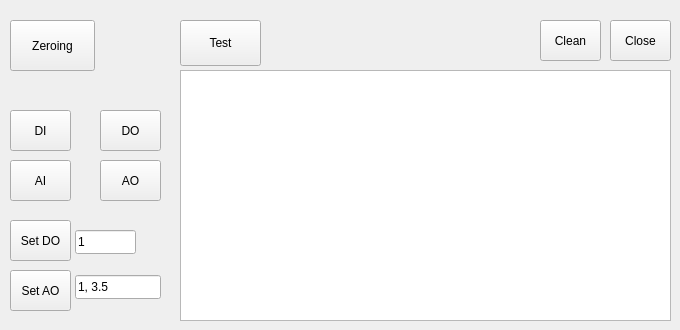
<?xml version="1.0" encoding="UTF-8"?>
<ui version="4.0">
 <class>FormMain</class>
 <widget class="QWidget" name="FormMain">
  <property name="geometry">
   <rect>
    <x>0</x>
    <y>0</y>
    <width>680</width>
    <height>330</height>
   </rect>
  </property>
  <property name="windowTitle">
   <string>Form</string>
  </property>
  <widget class="QPushButton" name="btnTest">
   <property name="geometry">
    <rect>
     <x>180</x>
     <y>20</y>
     <width>81</width>
     <height>46</height>
    </rect>
   </property>
   <property name="text">
    <string>Test</string>
   </property>
  </widget>
  <widget class="QPushButton" name="btnDI">
   <property name="geometry">
    <rect>
     <x>10</x>
     <y>110</y>
     <width>61</width>
     <height>41</height>
    </rect>
   </property>
   <property name="text">
    <string>DI</string>
   </property>
  </widget>
  <widget class="QPushButton" name="btnDOSet">
   <property name="geometry">
    <rect>
     <x>10</x>
     <y>220</y>
     <width>61</width>
     <height>41</height>
    </rect>
   </property>
   <property name="text">
    <string>Set DO</string>
   </property>
  </widget>
  <widget class="QPushButton" name="btnDO">
   <property name="geometry">
    <rect>
     <x>100</x>
     <y>110</y>
     <width>61</width>
     <height>41</height>
    </rect>
   </property>
   <property name="text">
    <string>DO</string>
   </property>
  </widget>
  <widget class="QPushButton" name="btnAI">
   <property name="geometry">
    <rect>
     <x>10</x>
     <y>160</y>
     <width>61</width>
     <height>41</height>
    </rect>
   </property>
   <property name="text">
    <string>AI</string>
   </property>
  </widget>
  <widget class="QPushButton" name="btnClean">
   <property name="geometry">
    <rect>
     <x>540</x>
     <y>20</y>
     <width>61</width>
     <height>41</height>
    </rect>
   </property>
   <property name="text">
    <string>Clean</string>
   </property>
  </widget>
  <widget class="QLineEdit" name="txtDOSet">
   <property name="geometry">
    <rect>
     <x>75</x>
     <y>230</y>
     <width>61</width>
     <height>24</height>
    </rect>
   </property>
   <property name="text">
    <string>1</string>
   </property>
  </widget>
  <widget class="QLineEdit" name="txtAOSet">
   <property name="geometry">
    <rect>
     <x>75</x>
     <y>275</y>
     <width>86</width>
     <height>24</height>
    </rect>
   </property>
   <property name="text">
    <string>1, 3.5</string>
   </property>
  </widget>
  <widget class="QPushButton" name="btnAO">
   <property name="geometry">
    <rect>
     <x>100</x>
     <y>160</y>
     <width>61</width>
     <height>41</height>
    </rect>
   </property>
   <property name="text">
    <string>AO</string>
   </property>
  </widget>
  <widget class="QPushButton" name="btnZeroing">
   <property name="geometry">
    <rect>
     <x>10</x>
     <y>20</y>
     <width>85</width>
     <height>51</height>
    </rect>
   </property>
   <property name="text">
    <string>Zeroing</string>
   </property>
  </widget>
  <widget class="QPushButton" name="btnAOSet">
   <property name="geometry">
    <rect>
     <x>10</x>
     <y>270</y>
     <width>61</width>
     <height>41</height>
    </rect>
   </property>
   <property name="text">
    <string>Set AO</string>
   </property>
  </widget>
  <widget class="QTextEdit" name="txtOut">
   <property name="geometry">
    <rect>
     <x>180</x>
     <y>70</y>
     <width>491</width>
     <height>251</height>
    </rect>
   </property>
  </widget>
  <widget class="QPushButton" name="btnClose">
   <property name="geometry">
    <rect>
     <x>610</x>
     <y>20</y>
     <width>61</width>
     <height>41</height>
    </rect>
   </property>
   <property name="text">
    <string>Close</string>
   </property>
  </widget>
 </widget>
 <resources/>
 <connections/>
</ui>
